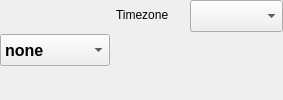
            <widget class="QWidget" name="widget" native="true">
             <property name="sizePolicy">
              <sizepolicy hsizetype="Expanding" vsizetype="Fixed">
               <horstretch>0</horstretch>
               <verstretch>0</verstretch>
              </sizepolicy>
             </property>
             <layout class="QHBoxLayout" name="horizontalLayout_3">
              <property name="leftMargin">
               <number>0</number>
              </property>
              <property name="topMargin">
               <number>0</number>
              </property>
              <property name="rightMargin">
               <number>0</number>
              </property>
              <property name="bottomMargin">
               <number>0</number>
              </property>
              <item>
               <widget class="QComboBox" name="comboBoxHardwareRTC">
                <property name="sizePolicy">
                 <sizepolicy hsizetype="Fixed" vsizetype="Fixed">
                  <horstretch>0</horstretch>
                  <verstretch>0</verstretch>
                 </sizepolicy>
                </property>
                <property name="minimumSize">
                 <size>
                  <width>110</width>
                  <height>32</height>
                 </size>
                </property>
                <property name="maximumSize">
                 <size>
                  <width>110</width>
                  <height>32</height>
                 </size>
                </property>
                <property name="font">
                 <font>
                  <pointsize>12</pointsize>
                  <weight>75</weight>
                  <bold>true</bold>
                 </font>
                </property>
                <property name="styleSheet">
                 <string notr="true">QScrollBar { 
	width: 40px;
	background-color: rgba(85, 87, 83, 0.7);
}
QComboBox::item {
	padding-top: 6px;
	padding-bottom: 6px;
	height: 32px;
	min-height: 32px;
}
QComboBox::item:selected {
	background-color: rgb(78, 154, 6);
	padding-top: 6px;
	padding-bottom: 6px;
	height: 32px;
	min-height: 32px;
}</string>
                </property>
                <item>
                 <property name="text">
                  <string>none</string>
                 </property>
                </item>
                <item>
                 <property name="text">
                  <string>abx80x</string>
                 </property>
                </item>
                <item>
                 <property name="text">
                  <string>ds1307</string>
                 </property>
                </item>
                <item>
                 <property name="text">
                  <string>ds1339</string>
                 </property>
                </item>
                <item>
                 <property name="text">
                  <string>ds3231</string>
                 </property>
                </item>
                <item>
                 <property name="text">
                  <string>mcp7940x</string>
                 </property>
                </item>
                <item>
                 <property name="text">
                  <string>mcp7941x</string>
                 </property>
                </item>
                <item>
                 <property name="text">
                  <string>pcf2127</string>
                 </property>
                </item>
                <item>
                 <property name="text">
                  <string>pcf8523</string>
                 </property>
                </item>
                <item>
                 <property name="text">
                  <string>pcf8563</string>
                 </property>
                </item>
               </widget>
              </item>
              <item>
               <widget class="QWidget" name="formWidget" native="true">
                <property name="sizePolicy">
                 <sizepolicy hsizetype="Expanding" vsizetype="Preferred">
                  <horstretch>0</horstretch>
                  <verstretch>0</verstretch>
                 </sizepolicy>
                </property>
                <layout class="QFormLayout" name="formLayout_7">
                 <property name="horizontalSpacing">
                  <number>0</number>
                 </property>
                 <property name="verticalSpacing">
                  <number>0</number>
                 </property>
                 <property name="leftMargin">
                  <number>0</number>
                 </property>
                 <property name="topMargin">
                  <number>0</number>
                 </property>
                 <property name="rightMargin">
                  <number>0</number>
                 </property>
                 <property name="bottomMargin">
                  <number>0</number>
                 </property>
                 <item row="0" column="0">
                  <widget class="QLabel" name="labelHardwareTZ">
                   <property name="sizePolicy">
                    <sizepolicy hsizetype="Fixed" vsizetype="Fixed">
                     <horstretch>0</horstretch>
                     <verstretch>0</verstretch>
                    </sizepolicy>
                   </property>
                   <property name="minimumSize">
                    <size>
                     <width>74</width>
                     <height>30</height>
                    </size>
                   </property>
                   <property name="maximumSize">
                    <size>
                     <width>74</width>
                     <height>30</height>
                    </size>
                   </property>
                   <property name="text">
                    <string>Timezone</string>
                   </property>
                   <property name="alignment">
                    <set>Qt::AlignLeading|Qt::AlignLeft|Qt::AlignVCenter</set>
                   </property>
                  </widget>
                 </item>
                 <item row="0" column="1">
                  <widget class="QComboBox" name="comboBoxTZ">
                   <property name="sizePolicy">
                    <sizepolicy hsizetype="Expanding" vsizetype="Fixed">
                     <horstretch>0</horstretch>
                     <verstretch>0</verstretch>
                    </sizepolicy>
                   </property>
                   <property name="minimumSize">
                    <size>
                     <width>0</width>
                     <height>32</height>
                    </size>
                   </property>
                   <property name="maximumSize">
                    <size>
                     <width>16777215</width>
                     <height>32</height>
                    </size>
                   </property>
                   <property name="font">
                    <font>
                     <pointsize>12</pointsize>
                     <weight>75</weight>
                     <bold>true</bold>
                    </font>
                   </property>
                   <property name="styleSheet">
                    <string notr="true">QScrollBar { 
	width: 40px;
	background-color: rgba(85, 87, 83, 0.7);
}
QComboBox::item {
	padding-top: 6px;
	padding-bottom: 6px;
	height: 32px;
	min-height: 32px;
}
QComboBox::item:selected {
	background-color: rgb(78, 154, 6);
	padding-top: 6px;
	padding-bottom: 6px;
	height: 32px;
	min-height: 32px;
}</string>
                   </property>
                  </widget>
                 </item>
                </layout>
               </widget>
              </item>
             </layout>
            </widget>
